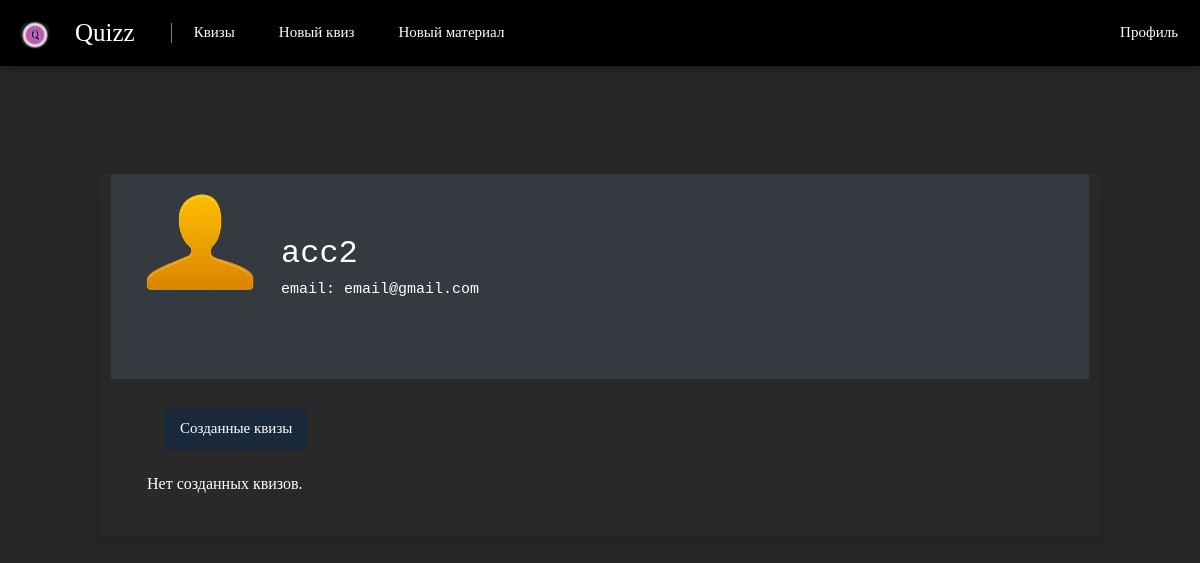
The app's page /users/4/ (signed in) with its own data.
### users/models.py (models this page shows)
class User(AbstractUser):
    photo = models.ImageField(upload_to="users/%Y/%m/%d/", default="users/default.png", blank=True, null=True, verbose_name="Фотография")
    date_birth = models.DateTimeField(blank=True, null=True, verbose_name="Дата рождения")
    completed_quizes = JSONField(null=True, default=[], verbose_name="completed_quizes")
    created_quizes = models.TextField(null=True, default=[], verbose_name="created_quizes")
    email_activated = models.BooleanField(default=False)
    confirm_key = models.TextField(default="")

### users/views.py (the view)
# urls.py: path('<int:user_id>/', views.user_page, name='user'),
def user_page(request, user_id):
    print(user_id)
    user = get_object_or_404(User, id=user_id)
    print(user)
    created_quizes = eval(str(user.created_quizes))
    context = {'user': request.user, "user_page": user, 'created_quizes': created_quizes}
    return render(request, 'users/user.html', context=context)

### users/templates/users/user.html (shortened to what this page needs)
{% extends 'quizzes/base.html' %}
{% block content %}
    {% load static %}
    <div class="container" style="padding: 5%;">
        <div class="row py-5 px-4">
            <div class="shadow rounded overflow-hidden" style="background-color: #292929;">
                <div class="px-4 pt-0 pb-4 bg-dark">
                    <div class="media align-items-end profile-header">
                        <div class="profile mr-3">
                            <div class="profile-container">
                                <div class="profile" id="profile">
                                    {% if user_page.photo %}
                                        <img src="{{ user.photo.url }}" alt="User Photo" style="margin-top: 3%;" width="130" class="profile-img" id="profile-img">
                                    {% else %}
                                        <img src="{% static 'users/default.png' %}" alt="..." width="130" class="rounded mb-2 img-thumbnail">
                                    {% endif %}
                                </div>
                            </div>
                                <br>
                                <br>
                                <br>
                            </div>
                            <div class="media-body mb-5 text-white">
                                <h4 class="text-break fs-2 font-monospace">{{ user_page.username }}</h4>
                                {% if user_page.email %}
                                    <h4 class="text-break font-monospace" style="font-size: 15px;">email:
                                        {{ user_page.email }}</h4>
                                {% else %}
                                    <h4 class="text-break font-monospace" style="font-size: 15px;">email: -</h4>
                                {% endif %}
                            </div>
                        </div>
                    </div>
                    <div class="py-4 px-4">
                        <div class="page-content page-container" id="page-content">
                            <div class="row container d-flex">
                                <div class="col">
                                    <div class="mb-3">
                                        <ul class="nav nav-pills" id="myTab" role="tablist">
                                            <li class="nav-item">
                                                <a class="nav-link active" id="home-tab" data-toggle="tab" href="#created" role="tab" aria-controls="home" aria-selected="true">Созданные квизы</a>
                                            </li>
                                        </ul>
                                    </div>
                                    <div class="tab-content">
                                        <div class="tab-pane fade show active" id="created" role="tabpanel" aria-labelledby="home-tab">
                                            <div class="row">
                                                {% if created_quizes %}
                                                    <div class="container mt-4"></div>
                                                    <div class="row g-4">
                                                        {% for quiz in created_quizes %}
                                                            <div class="col md-4">
                                                                <a class="card" style="text-decoration: none; " href="{% url 'quiz:single_quiz' quiz.id %}">
                                                                    <div class="card-body">
                                                                        <h1 class="card-title" style="font-size: 30px; text-decoration: none !important;">{{ quiz.quiz_title }}</h3>
                                                                            <h4 class="card-subtitle mb-2" style="font-size: 15px;text-decoration: none !important;">Тема: {{ quiz.topic }}</h4>
                                                                    </div>
                                                                </a>
                                                            </div>
                                                        {% endfor %}
                                                    </div>
                                                {% else %}
                                                    <p>Нет созданных квизов.</p>
                                                {% endif %}
                                            </div>
                                        </div>
                                    </div>
                                </div>
                            </div>
                        </div>
                    </div>
                </div>
            </div>
        </div>
{% endblock %}

### quizzes/templates/quizzes/base.html (style rules this page uses)
h1, h2, h3, h4, h5, h6, p, span { color: white; text-decoration: none; font-family: "Comic Sans MS"; !important }
body { background-color: #272727; }
li { list-style: none; }
.nav-item { padding: 6px 14px; text-align: center; }
.nav-link { padding-bottom: 10px; font-size: 15px; font-weight: 5px; }
img { pointer-events: none; }

### users/templates/users/user.html (style rules this page uses)
body { font-family: "Comic Sans MS"; !important background-color: #272727; text-decoration: none; }
.container { color: whitesmoke; font-size: 16px; font-family: 'Lato'; }
.nav-pills .nav-link.active, .nav-pills .show > .nav-link { background-color: #18293b; font-family: "Comic Sans MS"; !important }
.nav-link, .nav-link:hover, .nav-link:checked { background-color: #3f5061; color: white; font-family: "Comic Sans MS"; !important }
.profile-container { position: relative; display: inline-block; }

### records on screen
User: photo (placeholder picture)
User: username "acc2", email "email@gmail.com"
